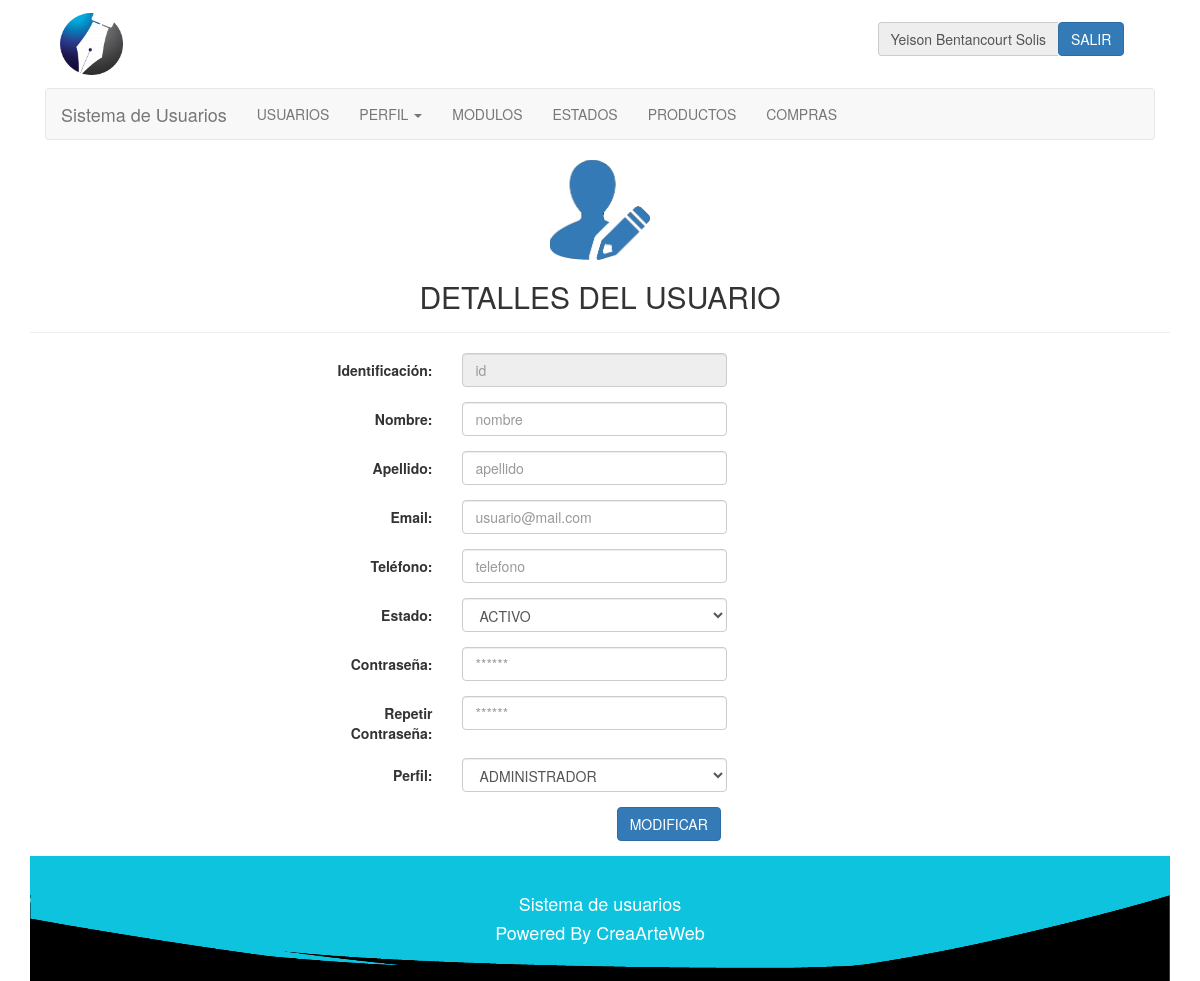
/php/usuarios/modificarUsuario.php (signed in), run on the app's committed database.
### tables this page shows
CREATE TABLE IF NOT EXISTS `modulo` (
  `codigomodulo` int(10) NOT NULL,
  `descripcion` varchar(40) NOT NULL,
  `ruta` varchar(40) NOT NULL,
  `tipo` int(2) NOT NULL COMMENT '1-normal, 2-submenu, 3-principal submenu',
  PRIMARY KEY (`codigomodulo`)
);

### php/lib/session.php (called while the page is built, shortened)
<?php
	include("../class/Usuario.php");
	include("../class/Modulo.php");
	include("../class/Perfil.php");
	include("../class/Estado.php");
	if (!isset($_SESSION["iniciada"]))
	{
		header( "location:../lib/logout.php" );
	}
	else
	{
		$miUsuario = unserialize( $_SESSION['miUsuario'] );
	}
?>

### php/class/Usuario.php (called while the page is built, shortened)
<?php
	class Usuario
	{
		private $cedula;
		private $perfil;
		function getCedula()
		{
			return $this->cedula;
		}
		function getPerfil()
		{
			return $this->perfil;
		}
	}
?>

### php/class/Modulo.php (called while the page is built, shortened)
<?php
	class Modulo
	{
		var $conexion;
		function setConexion ( $conexion )
		{
			$this -> conexion = $conexion;
		}
		function consultarUnModulo( $id )
		{
			$query = "SELECT *
					FROM modulo
					WHERE codigomodulo=$id";
			$this -> conexion -> conectar();
			$this -> conexion -> consultarRegistro( $query );
			$matrix = $this -> conexion->getMatrix();
			return $matrix;
		}
		function consultarModulosPerfil( $perfil )
		{
			$query = "SELECT * FROM perfilmodulo WHERE codigoperfil = '$perfil' ORDER BY codigomodulo";
			$this -> conexion -> conectar();
			$this -> conexion -> consultarRegistro( $query );
			$matrix = $this -> conexion->getMatrix();
			return $matrix;
		}
		function consultarSubmodulosRecursos( )
		{
			$query = "SELECT * FROM modulo WHERE tipo = 2 ORDER BY codigomodulo";
			$this -> conexion -> conectar();
			$this -> conexion -> consultarRegistro( $query );
			$matrix = $this -> conexion->getMatrix();
			return $matrix;
		}
	}
?>

### php/lib/conexion.php (called while the page is built, shortened)
<?php
	class Conexion
	{
		private $servidor;
		private $usuario;
		private $enlace;
		private $consulta;
		function Conexion( $servidor, $bd, $usuario, $pass )
		{
			$this->servidor = $servidor;
			$this->bd = $bd;
			$this->usuario = $usuario;
		}
		function conectar()
		{
			$this->enlace = mysql_connect( $this->servidor, $this->usuario);
		}
		function consultarRegistro( $query )
		{
			$this->consulta = mysql_query( $query, $this->enlace );
		}
		function getMatrix()
		{
			$matrix = array();
			while( $row = mysql_fetch_array( $this->consulta ) )
			{
				$matrix[] = $row;
			}
			return $matrix;
		}
	}
?>

### php/class/Estado.php (called while the page is built, shortened)
<?php
	class Estado
	{
		var $conexion;
		function setConexion ( $conexion )
		{
			$this -> conexion = $conexion;
		}
		function consultarEstadoUsuario( )
		{
			$query = "SELECT * FROM estado WHERE tipo=1 ORDER BY codigoestado";
			$this -> conexion -> conectar();
			$this -> conexion -> consultarRegistro( $query );
			$matrix = $this -> conexion->getMatrix();
			return $matrix;
		}
	}
?>

### php/class/Perfil.php (called while the page is built, shortened)
<?php
	class Perfil
	{
		var $conexion;
		function setConexion ( $conexion )
		{
			$this -> conexion = $conexion;
		}
		function consultarPerfiles( )
		{
			$query = "SELECT * FROM perfil ORDER BY codigoperfil";
			$this -> conexion -> conectar();
			$this -> conexion -> consultarRegistro( $query );
			$matrix = $this -> conexion->getMatrix();
			return $matrix;
		}
	}
?>

### php/usuarios/modificarUsuario.php (the view, shortened to what this page needs)
<?php
	include("../lib/session.php");
	$miPerfil = new Perfil("","", "");
	$miPerfil -> setConexion( $conexion );
?>
<html>
	<head>
		<link href="../../css/bootstrap.min.css" rel="stylesheet" type="text/css" />
		<link href="../../css/estilo.css" rel="stylesheet" type="text/css" />
	</head>
	<body>
		<div class="container">
			<div class ="col-lg-12 col-md-12 col-sm-12 col-xs-12" id='cabecera'>
				<?php
					include('../lib/barraUsuario.php');
				?>
			</div>
			<div class="col-lg-12 col-md-12 col-sm-12 col-xs-12" id='menu'>
				<?php
					include('../lib/menu.php');
				?>
			</div>
			<div class="page-header" align = "center">
				<image src='../../img/usuarioEditar.png' class='img-responsive'>
				<h2>DETALLES DEL USUARIO</h2>
			</div>
			<?php
				if( isset( $_GET['cedula'] ) )
				{
					$miVariable =  $_GET['cedula'];
					$miUsuario2 = new Usuario( $miVariable, "", "", "", "", "", "", "", "" );
					$miUsuario2 -> setConexion( $conexion );
					$filaUsuario2 = $miUsuario2 -> consultarUnUsuario( $miVariable );
					$miUsuario2 -> setCedula( $filaUsuario2['0'] );
					$miUsuario2 -> setNombre( $filaUsuario2['1'] );
					$miUsuario2 -> setApellido( $filaUsuario2['2'] );
					$miUsuario2 -> setCorreo( $filaUsuario2['3'] );
					$miUsuario2 -> setTelefono( $filaUsuario2['4'] );
					$miUsuario2 -> setEstado( $filaUsuario2['5'] );
					$miUsuario2 -> setPass( $filaUsuario2['6'] );
					$miUsuario2 -> setPerfil( $filaUsuario2['7'] );
					$cedula = $miUsuario2 -> getCedula();
					$nombre = $miUsuario2 -> getNombre();
					$apellido = $miUsuario2 -> getApellido();
					$correo = $miUsuario2 -> getCorreo();
					$telefono = $miUsuario2 -> getTelefono();
					$estado = $miUsuario2 -> getEstado();
					$pass = $miUsuario2 -> getPass();
					$perfil = $miUsuario2 -> getPerfil();
				}
				else
				{
					$cedula = '';
					$nombre = '';
					$apellido = '';
					$correo = '';
					$telefono = '';
					$estado = '';
					$pass = '';
					$perfil = '';
				}
			?>
			<div align='center' class="col-lg-offset-3 col-md-offset-3">
				<form class="form-horizontal" role="form" onSubmit="return comprobarClave()" action="modificar.php" method="post" name="formModificar">
				  	<div class="form-group">
				    	<label for="username" class="col-sm-2 control-label">Identificación:</label>
				    	<div class="col-sm-4">
				      		<input type="text" readonly="readonly" class="form-control" id="username"
					      		name="cedula" value='<?php echo $cedula; ?>' placeholder="id" required minlength=8/>
					    </div>
				  	</div>
				  	<div class="form-group">
					    <label for="firstName" class="col-sm-2 control-label">Nombre:</label>
					    <div class="col-sm-4">
					      <input type="text" class="form-control" id="firstName"
					      		name="nombre" value='<?php echo $nombre; ?>' placeholder="nombre" required/>
					    </div>
				  	</div>
				  	<div class="form-group">
					    <label for="lastName" class="col-sm-2 control-label">Apellido:</label>
					    <div class="col-sm-4">
					      <input type="text" class="form-control" id="lastName"
					            name="apellido" value='<?php echo $apellido; ?>' placeholder="apellido" required/>
					    </div>
				  	</div>
				  	<div class="form-group">
					    <label for="email" class="col-sm-2 control-label">Email:</label>
					    <div class="col-sm-4">
					      <input type="email" class="form-control" id="email"
					            name="correo" value='<?php echo $correo; ?>' placeholder="usuario@mail.com" required/>
				    	</div>
				  	</div>
				  	<div class="form-group">
				    	<label for="phone" class="col-sm-2 control-label">Teléfono:</label>
					    <div class="col-sm-4">
					      <input type="text" class="form-control" id="phone"
					            name="telefono" value='<?php echo $telefono; ?>' placeholder="telefono" required/>
					    </div>
				  	</div>
				  	<?php
				  		$miEstado = new Estado("","","");
  						$miEstado -> setConexion( $conexion );
  						$estados = $miEstado -> consultarEstadoUsuario( );
				  		if(($miUsuario -> getPerfil() == '1') && ($miUsuario -> getCedula() != $cedula)){
				  			echo
				  			"<div class='form-group'>
				    			<label for='estado' class='col-sm-2 control-label'>Estado:</label>
					    		<div class='col-sm-4'>
					      			<select class='form-control' id='estado' name='estado'>";
					     }else{
					     	echo
				  			"<div class='hide form-group'>
				    			<label for='estado' class='col-sm-2 control-label'>Estado:</label>
					    		<div class='col-sm-4'>
					      			<select class='form-control' id='estado' name='estado'>";
					     }
						if( $estados )
						foreach( $estados as $estado2 )
						{
							if( $estado == $estado2[0]  )
							{
								echo "<option value='$estado2[0]' selected>$estado2[1]</option>";
							}
							else
							{
								echo "<option value='$estado2[0]'>$estado2[1]</option>";
							}
						}
						echo
						"		</select>
						    </div>
			  			</div>";
						if ($miUsuario->getPerfil() == "3"){
							echo"
							<div class='form-group'>
							    <label for='password' class='col-sm-2 control-label'>Contraseña:</label>
							    <div class='col-sm-4'>
							      	<input type='password' readonly='readonly' class='form-control' id='password'
										name='pass' value='".$pass."' placeholder='******' required minlength=6/>
							    </div>
							</div>
						  	<div class='form-group'>
							    <label for='re-password' class='col-sm-2 control-label'>Repetir Contraseña:</label>
							    <div class='col-sm-4'>
							      	<input type='password' readonly='readonly' class='form-control' id='re-password'
							            name='pass2' value='".$pass."' placeholder='******' required minlength=6/>
							    </div>
							</div> ";
						}else{
							echo"
							<div class='form-group'>
							    <label for='password' class='col-sm-2 control-label'>Contraseña:</label>
							    <div class='col-sm-4'>
							      	<input type='password'  class='form-control' id='password'
										name='pass' value='".$pass."' placeholder='******' required minlength=6/>
							    </div>
							</div>
						  	<div class='form-group'>
							    <label for='re-password' class='col-sm-2 control-label'>Repetir Contraseña:</label>
							    <div class='col-sm-4'>
							      	<input type='password' class='form-control' id='re-password'
							            name='pass2' value='".$pass."' placeholder='******' required minlength=6/>
							    </div>
							</div>";
						}
						$perfiles = $miPerfil -> consultarPerfiles( );
		    			if(($miUsuario -> getPerfil() == '1') && ($miUsuario -> getCedula() != $cedula)){
		    				echo
							"<div class='form-group'>
			    				<label for='perfil' class='col-sm-2 control-label'>Perfil:</label>
				    			<div class='col-sm-4'>
				      				<select class='form-control' id='perfil' name='perfil'>";
		    			}else{
		    				echo
							"<div class='hide form-group'>
			    				<label for='perfil' class='col-sm-2 control-label'>Perfil:</label>
				    			<div class='col-sm-4'>
				      				<select class='form-control' id='perfil' name='perfil'>";
		    			}
						if( $perfiles )
						foreach( $perfiles as $perfil2 )
						{
							if( $perfil == $perfil2[0] )
							{
								echo "<option value='$perfil2[0]' selected>$perfil2[1]</option>";
							}
							else
							{
								echo "<option value='$perfil2[0]'>$perfil2[1]</option>";
							}
						}
						echo 	"</select>
					   		</div>
				  		</div>";
					?>
				  	<div class="form-group">
					    <div class="col-sm-10">
					    	<button type="submit" class="btn btn-primary">MODIFICAR</button>
					    </div>
				  	</div>
				</form>
			</div>
			<div id="footer" class="col-lg-12 col-md-12 col-sm-12 col-xs-12">
				<?php
					include('../lib/footer.php');
				?>
			</div>
		</div>
	</body>
</html>

### php/lib/menu.php (shortened to what this page needs)
<nav class="navbar navbar-default">
	<div class="container-fluid">
		<div class="navbar-header">
		  	<a class="navbar-brand" href="../lib/home.php">
			  	Sistema de Usuarios
		  	</a>
		</div>
		<div class="collapse navbar-collapse" id="bs-example-navbar-collapse-1">
			<ul class="nav navbar-nav">
				<?php
					$miModulo = new Modulo( "", "", "", "" );
					$miModulo -> setConexion( $conexion );
					$modulosPerfil = $miModulo -> consultarModulosPerfil( $miUsuario->getPerfil() );
					if( $modulosPerfil )
					foreach( $modulosPerfil as $moduloP )
					{
						$modulo = $miModulo->consultarUnModulo( $moduloP[2] );
						if( $modulo )
						foreach( $modulo as $modulo2 )
						{
							if( $modulo2['3'] == 1  )
							{
								echo "<li class='divider-vertical'><a href='".$modulo2['2']."'>".$modulo2['1']."</a></li>";
							}
							if( $modulo2['3'] == 3  )
							{
								echo
									"<li class='dropdown' id='menu1'>
										<a class='dropdown-toggle' data-toggle='dropdown' href='#menu1'>".$modulo2['1']."
											<b class='caret'></b>
										</a>
									<ul class='dropdown-menu'>
										<li><a href='".$modulo2['2']."'>".$modulo2['1']."</a></li>";
										echo"
									</ul>
								</li>";
							}
						}
					}
				?>
		  	</ul>
		</div>
	</div>
</nav>

### css/estilo.css (style rules this page uses)
#footer { background-color: #0EC3DE; background-repeat: no-repeat; background-position: center; padding: 2em 0 2em 0; text-align: center; background-image: url('../img/footer.png'); background-size: 100% 100%; color: #FFF; }

### data on the page
modulo: descripcion "USUARIOS"
modulo: descripcion "PERFIL"
modulo: descripcion "MODULOS"
modulo: descripcion "ESTADOS"
modulo: descripcion "PRODUCTOS"
modulo: descripcion "COMPRAS"

### other printed values
$miUsuario -> getNombre() "Yeison"
$miUsuario -> getApellido() "Bentancourt Solis"
form field estado "ACTIVO"
form field perfil "ADMINISTRADOR"
